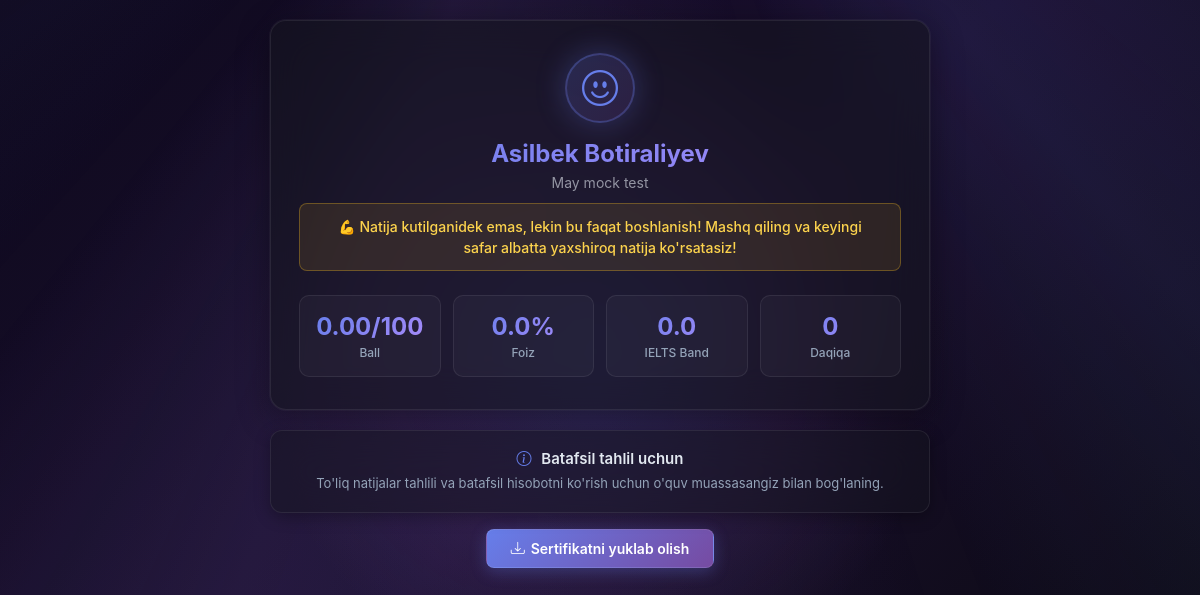
/results/3/, run on the app's committed database.
### results/models.py (models this page shows, shortened)
class Result(models.Model):
    student = models.ForeignKey(Student, on_delete=models.CASCADE, related_name='results')
    exam = models.ForeignKey(Exam, on_delete=models.CASCADE, related_name='results')
    exam_link = models.ForeignKey(ExamLink, on_delete=models.SET_NULL, null=True, related_name='results')
    score = models.DecimalField(max_digits=5, decimal_places=2)
    total_points = models.IntegerField()
    percentage = models.DecimalField(max_digits=5, decimal_places=2)
    answers = models.JSONField(default=dict, help_text='JSON format: {"question_id": "answer"}')
    time_taken = models.IntegerField(help_text='Time taken in seconds', null=True, blank=True)
    started_at = models.DateTimeField()
    completed_at = models.DateTimeField(auto_now_add=True)
    tab_switches = models.IntegerField(default=0, help_text='Number of times student switched tabs')
    class Meta:
        db_table = 'results'
        ordering = ['-completed_at']
        indexes = [
            models.Index(fields=['exam', '-completed_at']),
            models.Index(fields=['student', '-completed_at']),
        ]
    @property
    def band_score(self):
        if self.percentage >= 90:
            return 9.0
        elif self.percentage >= 80:
            return 8.0
        elif self.percentage >= 70:
            return 7.0
        elif self.percentage >= 60:
            return 6.0
        elif self.percentage >= 50:
            return 5.0
        elif self.percentage >= 40:
            return 4.0
        elif self.percentage >= 30:
            return 3.0
        elif self.percentage >= 20:
            return 2.0
        elif self.percentage >= 10:
            return 1.0
        return 0.0

### students/models.py (models this page shows, shortened)
class Student(models.Model):
    STUDENT_TYPE_CHOICES = [
        ('institution', 'Muassasa o\'quvchisi'),
        ('external', 'Tashqi o\'quvchi'),
    ]
    first_name = models.CharField(max_length=100)
    last_name = models.CharField(max_length=100)
    phone = models.CharField(max_length=20)
    telegram_username = models.CharField(max_length=100, blank=True)
    email = models.EmailField(blank=True)
    student_type = models.CharField(max_length=20, choices=STUDENT_TYPE_CHOICES, default='external')
    teacher = models.ForeignKey('organizations.Teacher', on_delete=models.SET_NULL, null=True, blank=True, related_name='students', verbose_name="O'qituvchi")
    created_at = models.DateTimeField(auto_now_add=True)
    class Meta:
        db_table = 'students'
        ordering = ['-created_at']
    @property
    def full_name(self):
        return f"{self.first_name} {self.last_name}"

### exams/models.py (models this page shows, shortened)
class Exam(models.Model):
    organization = models.ForeignKey(settings.AUTH_USER_MODEL, on_delete=models.CASCADE, related_name='exams')
    title = models.CharField(max_length=255)
    description = models.TextField(blank=True)
    duration = models.IntegerField(help_text='Duration in minutes')
    is_active = models.BooleanField(default=True)
    created_at = models.DateTimeField(auto_now_add=True)
    updated_at = models.DateTimeField(auto_now=True)
    class Meta:
        db_table = 'exams'
        ordering = ['-created_at']

### results/views_mvt.py (the view, shortened to what this page needs)
def result_view(request, pk):
    result = get_object_or_404(Result, pk=pk)
    is_admin = request.user.is_authenticated and request.user == result.exam.organization
    question_results = []
    template_name = 'results/result_detail.html'
    incorrect_count = sum(1 for item in question_results if not item['is_correct'] and item['correct_answer'])
    context = {
        'result': result,
        'question_results': question_results,
        'is_admin': is_admin,
        'time_taken_minutes': result.time_taken // 60 if result.time_taken else 0,
        'incorrect_count': incorrect_count
    }
    return render(request, template_name, context)

### organizations/context_processors.py (called while the page is built)
def organization_settings(request):
    if request.user.is_authenticated and hasattr(request.user, 'settings'):
        return {
            'org_settings': request.user.settings
        }
    return {}

### templates/results/result_detail.html (shortened to what this page needs)
<!DOCTYPE html>
<html lang="uz">
<head>
    <link href="https://cdn.jsdelivr.net/npm/bootstrap-icons@1.10.0/font/bootstrap-icons.css" rel="stylesheet">
</head>
<body>
<div class="page-container">
    <div class="result-hero">
        <div class="trophy-icon">
            {% if result.band_score >= 5 %}
                <i class="bi bi-trophy-fill"></i>
            {% else %}
                <i class="bi bi-emoji-smile"></i>
            {% endif %}
        </div>
        {% if result.band_score >= 5 %}
            <h1 class="result-title">Tabriklaymiz, {{ result.student.full_name }}!</h1>
            <p class="result-subtitle">{{ result.exam.title }}</p>
            <p class="result-message success-message">🎉 Ajoyib natija! Siz zo'r ko'rsatkich ko'rsatdingiz!</p>
        {% else %}
            <h1 class="result-title">{{ result.student.full_name }}</h1>
            <p class="result-subtitle">{{ result.exam.title }}</p>
            <p class="result-message motivate-message">💪 Natija kutilganidek emas, lekin bu faqat boshlanish! Mashq qiling va keyingi safar albatta yaxshiroq natija ko'rsatasiz!</p>
        {% endif %}
        <div class="stats-grid">
            <div class="stat-box">
                <div class="stat-value">{{ result.score }}/{{ result.total_points }}</div>
                <div class="stat-label">Ball</div>
            </div>
            <div class="stat-box">
                <div class="stat-value">{{ result.percentage|floatformat:1 }}%</div>
                <div class="stat-label">Foiz</div>
            </div>
            <div class="stat-box">
                <div class="stat-value">{{ result.band_score }}</div>
                <div class="stat-label">IELTS Band</div>
            </div>
            <div class="stat-box">
                <div class="stat-value">{{ time_taken_minutes }}</div>
                <div class="stat-label">Daqiqa</div>
            </div>
        </div>
    </div>
    <div class="info-box">
        <h3><i class="bi bi-info-circle"></i> Batafsil tahlil uchun</h3>
        <p>To'liq natijalar tahlili va batafsil hisobotni ko'rish uchun o'quv muassasangiz bilan bog'laning.</p>
    </div>
    <div class="action-buttons no-print">
        <a href="{% url 'download_certificate' result.pk %}" class="btn btn-primary">
            <i class="bi bi-download"></i>
            Sertifikatni yuklab olish
        </a>
    </div>
</div>
</body>
</html>

### templates/results/result_detail.html (style rules this page uses)
* { margin: 0; padding: 0; box-sizing: border-box; }
body { font-family: 'Inter', -apple-system, BlinkMacSystemFont, 'Segoe UI', Roboto, sans-serif; background: linear-gradient(135deg, #0f0a1e 0%, #1a0f2e 50%, #0a0a0f 100%); min-height: 100vh; position: relative; overflow-x: hidden; }
body::before { content: ''; position: fixed; top: -50%; left: 50%; transform: translateX(-50%); width: 100%; height: 200%; background: radial-gradient(ellipse 800px 600px at 50% 0%, rgba(102, 126, 234, 0.15) 0%, transparent 50%), conic-gradient(from 0deg at 50% 0%, transparent 0deg, rgba(102, 126, 234, 0.12) 20deg, transparent 40deg, rgba(118, 75, 162, 0.12) 80deg, transparent 100deg, rgba(102, 126, 234, 0.12) 140deg, transparent 160deg, rgba(167, 139, 250, 0.12) 200deg, transparent 220deg, rgba(102, 126, 234, 0.12) 260deg, transparent 280deg, rgba(118, 75, 162, 0.12) 320deg, transparent 340deg ); animation: rotateRays 30s linear infinite; pointer-events: none; z-index: 0; opacity: 0.8; }
body::after { content: ''; position: fixed; top: 0; left: 50%; transform: translateX(-50%); width: 700px; height: 700px; background: radial-gradient(circle, rgba(102, 126, 234, 0.2) 0%, rgba(118, 75, 162, 0.15) 40%, transparent 70%); pointer-events: none; z-index: 0; animation: pulse 4s ease-in-out infinite; }
.page-container { padding: 20px; max-width: 700px; margin: 0 auto; position: relative; z-index: 1; }
.result-hero { background: rgba(20, 20, 30, 0.6); backdrop-filter: blur(20px); border-radius: 16px; padding: 32px 28px; text-align: center; color: #ffffff; margin-bottom: 20px; box-shadow: 0 8px 32px rgba(0, 0, 0, 0.4), 0 0 0 1px rgba(255, 255, 255, 0.05); border: 1px solid rgba(255, 255, 255, 0.08); }
.trophy-icon { width: 70px; height: 70px; margin: 0 auto 16px; background: linear-gradient(135deg, rgba(102, 126, 234, 0.2), rgba(118, 75, 162, 0.2)); border-radius: 50%; display: flex; align-items: center; justify-content: center; font-size: 36px; color: #667eea; animation: bounce 2s infinite; box-shadow: 0 0 30px rgba(102, 126, 234, 0.3); border: 2px solid rgba(102, 126, 234, 0.3); }
.result-title { font-size: 24px; font-weight: 700; margin-bottom: 6px; background: linear-gradient(135deg, #667eea, #a78bfa); -webkit-background-clip: text; -webkit-text-fill-color: transparent; background-clip: text; }
.result-subtitle { font-size: 14px; opacity: 0.6; color: #e2e8f0; }
.result-message { margin-top: 12px; padding: 12px 20px; border-radius: 8px; font-size: 14px; font-weight: 500; line-height: 1.5; }
.motivate-message { background: rgba(251, 191, 36, 0.1); border: 1px solid rgba(251, 191, 36, 0.3); color: #fcd34d; }
.stats-grid { display: grid; grid-template-columns: repeat(4, 1fr); gap: 12px; margin-top: 24px; }
.stat-box { background: rgba(255, 255, 255, 0.03); border: 1px solid rgba(255, 255, 255, 0.08); border-radius: 10px; padding: 16px 12px; text-align: center; transition: all 0.3s ease; }
.stat-value { font-size: 24px; font-weight: 700; margin-bottom: 4px; background: linear-gradient(135deg, #667eea, #a78bfa); -webkit-background-clip: text; -webkit-text-fill-color: transparent; background-clip: text; }
.stat-label { font-size: 12px; color: #94a3b8; font-weight: 500; }
.info-box { background: rgba(20, 20, 30, 0.5); backdrop-filter: blur(20px); border-radius: 12px; padding: 18px 20px; text-align: center; box-shadow: 0 4px 16px rgba(0, 0, 0, 0.3); border: 1px solid rgba(255, 255, 255, 0.08); margin-bottom: 16px; }
.info-box h3 { font-size: 15px; font-weight: 600; color: #e2e8f0; margin-bottom: 6px; }
.info-box h3 i { color: #667eea; margin-right: 6px; }
.info-box p { font-size: 13px; color: #94a3b8; line-height: 1.5; }
.action-buttons { display: flex; justify-content: center; gap: 10px; margin-top: 16px; }
.btn { padding: 10px 24px; border-radius: 8px; border: none; font-size: 14px; font-weight: 600; cursor: pointer; transition: all 0.3s ease; display: inline-flex; align-items: center; gap: 6px; text-decoration: none; }
.btn-primary { background: linear-gradient(135deg, #667eea, #764ba2); color: white; box-shadow: 0 4px 16px rgba(102, 126, 234, 0.3); border: 1px solid rgba(255, 255, 255, 0.1); }

### data on the page
Result: student.full_name "Asilbek Botiraliyev", exam "May mock test", score "0.00", total_points "100", percentage "0.0", band_score "0.0"

### other printed values
{{ time_taken_minutes }} "0"
